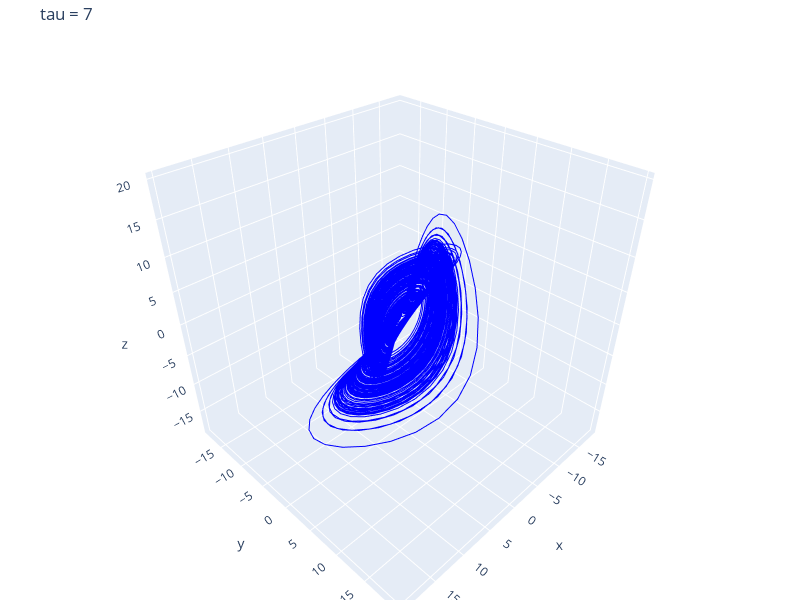
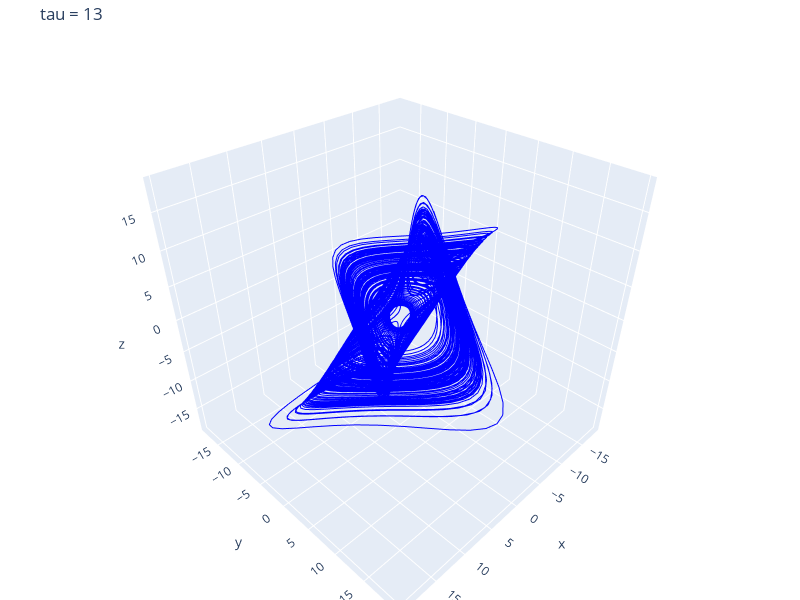
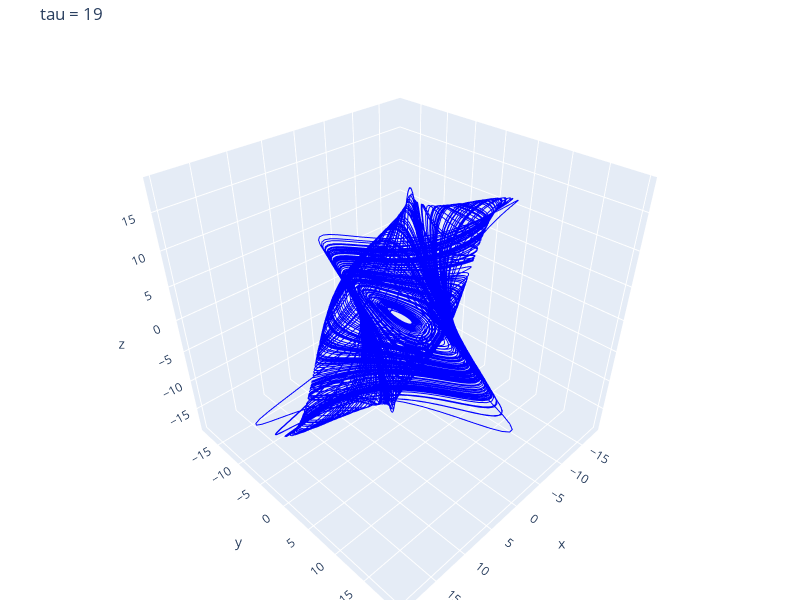

Write notebook code for charts like these, in order.
### Code cell
import numpy as np
import plotly.graph_objs as go
from scipy.integrate import solve_ivp

# Parameters for the Lorenz system
sigma = 10.0
rho = 28.0
beta = 8.0 / 3.0

# Lorenz system equations
def lorenz(t, state):
    x, y, z = state
    dxdt = sigma * (y - x)
    dydt = x * (rho - z) - y
    dzdt = x * y - beta * z
    return [dxdt, dydt, dzdt]

# Initial conditions and integration time
initial_state = [1.0, 1.0, 1.0]
t_span = (0, 149)  # Time interval
t_eval = np.linspace(t_span[0], t_span[1], 10000)  # Time points

# Solve the Lorenz system
sol = solve_ivp(lorenz, t_span, initial_state, t_eval=t_eval)

# Extract data
x = sol.y[0]  # Time series x(t)

# Choose delay and embedding dimension
# tau = 13  # Delay in time steps (chosen number, can be experimented with)
embedding_dim = 3  # Embedding dimension

# function to create delay vectors
def delay_embedding(data, delay, dim):
    n = len(data)
    max_delay = (dim - 1) * delay
    embedded_data = np.zeros((n - max_delay, dim))
    for i in range(dim):
        embedded_data[:, i] = data[delay * i:n - max_delay + delay * i]
    return embedded_data

# def delay_embedding(data, delay, dim):
#     n = len(data)
#     embedded_data = np.zeros((n - (dim - 1) * delay, dim))
#     embedded_data[:, 0] = data[0:n - (dim - 1) * delay]
#     embedded_data[:, 1] = data[delay:n - (dim - 1 - 1) * delay]
#     embedded_data[:, 2] = data[2 * delay:n - (dim - 1 - 2) * delay]
#     return embedded_data

def delay_embedding2(data, delay1, delay2, dim):
    n = len(data)
    embedded_data = np.zeros((n - delay1 - delay2, dim))
    embedded_data[:, 0] = data[0:n - delay1 - delay2]
    embedded_data[:, 1] = data[delay1:n - delay2]
    embedded_data[:, 2] = data[delay1 + delay2:n]
    return embedded_data

def test_for_tau(tau):
    # Create delay vectors
    embedded_data = delay_embedding(x, tau, embedding_dim)
    # Create an interactive Plotly graph
    fig = go.Figure()
    # Add graph for tau
    fig.add_trace(go.Scatter3d(
        x=embedded_data[:, 0],
        y=embedded_data[:, 1],
        z=embedded_data[:, 2],
        mode='lines',
        name=f'tau = {tau}',
        line=dict(color='blue', width=2)
    ))
    fig.update_layout(
        scene=dict(
            xaxis_title='x',
            yaxis_title=f'y',
            zaxis_title=f'z'
        ),
        title=f'tau = {tau}',
        width=800,
        height=600,
        margin=dict(l=0, r=0, b=0, t=40)
    )
    # Display the graph
    fig.show()

for tau in range(7, 21, 6):
    test_for_tau(tau)
# embedded_data = delay_embedding2(x, 100, 500, embedding_dim)

# fig.add_trace(go.Scatter3d(
#     x=embedded_data[:, 0]+9,
#     y=embedded_data[:, 1]+0,
#     z=embedded_data[:, 2]+9,
#     mode='lines',
#     name=f'2',
#     line=dict(color='red', width=2)
# ))

### Figure 1 — Plotly figure (JSON) as saved in the notebook; plotly's stock layout.template omitted (floating-point values rounded to 4 significant figures; data arrays with more than 128 entries replaced by an {"elided": "..."} marker saying what was removed)
{"data": [{"line": {"color": "blue", "width": 2}, "mode": "lines", "name": "tau = 7", "type": "scatter3d", "x": {"elided": "9986 float values"}, "y": {"elided": "9986 float values"}, "z": {"elided": "9986 float values"}}], "layout": {"height": 600, "margin": {"b": 0, "l": 0, "r": 0, "t": 40}, "scene": {"xaxis": {"title": {"text": "x"}}, "yaxis": {"title": {"text": "y"}}, "zaxis": {"title": {"text": "z"}}}, "title": {"text": "tau = 7"}, "width": 800}}

### Figure 2 — Plotly figure (JSON) as saved in the notebook; plotly's stock layout.template omitted (floating-point values rounded to 4 significant figures; data arrays with more than 128 entries replaced by an {"elided": "..."} marker saying what was removed)
{"data": [{"line": {"color": "blue", "width": 2}, "mode": "lines", "name": "tau = 13", "type": "scatter3d", "x": {"elided": "9974 float values"}, "y": {"elided": "9974 float values"}, "z": {"elided": "9974 float values"}}], "layout": {"height": 600, "margin": {"b": 0, "l": 0, "r": 0, "t": 40}, "scene": {"xaxis": {"title": {"text": "x"}}, "yaxis": {"title": {"text": "y"}}, "zaxis": {"title": {"text": "z"}}}, "title": {"text": "tau = 13"}, "width": 800}}

### Figure 3 — Plotly figure (JSON) as saved in the notebook; plotly's stock layout.template omitted (floating-point values rounded to 4 significant figures; data arrays with more than 128 entries replaced by an {"elided": "..."} marker saying what was removed)
{"data": [{"line": {"color": "blue", "width": 2}, "mode": "lines", "name": "tau = 19", "type": "scatter3d", "x": {"elided": "9962 float values"}, "y": {"elided": "9962 float values"}, "z": {"elided": "9962 float values"}}], "layout": {"height": 600, "margin": {"b": 0, "l": 0, "r": 0, "t": 40}, "scene": {"xaxis": {"title": {"text": "x"}}, "yaxis": {"title": {"text": "y"}}, "zaxis": {"title": {"text": "z"}}}, "title": {"text": "tau = 19"}, "width": 800}}
